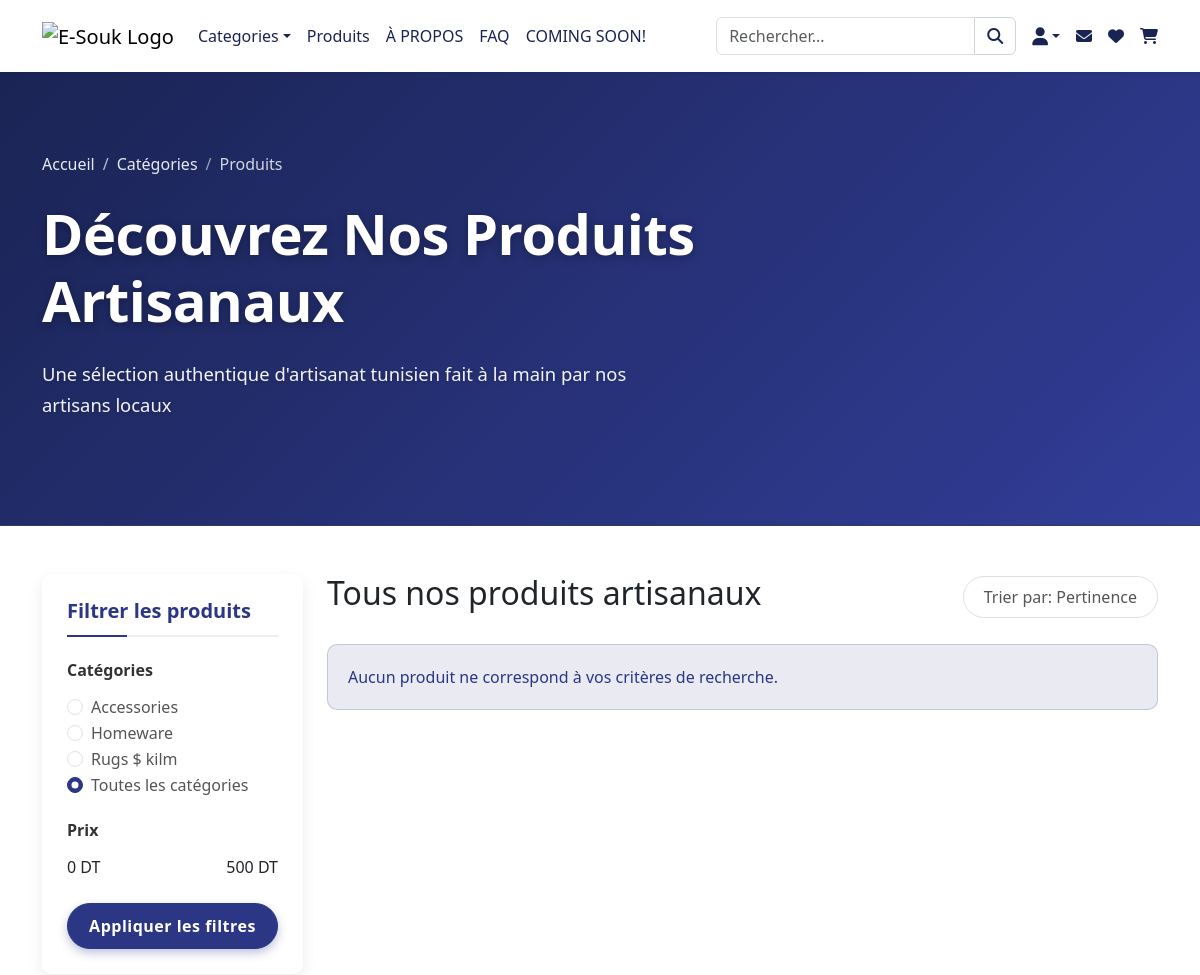
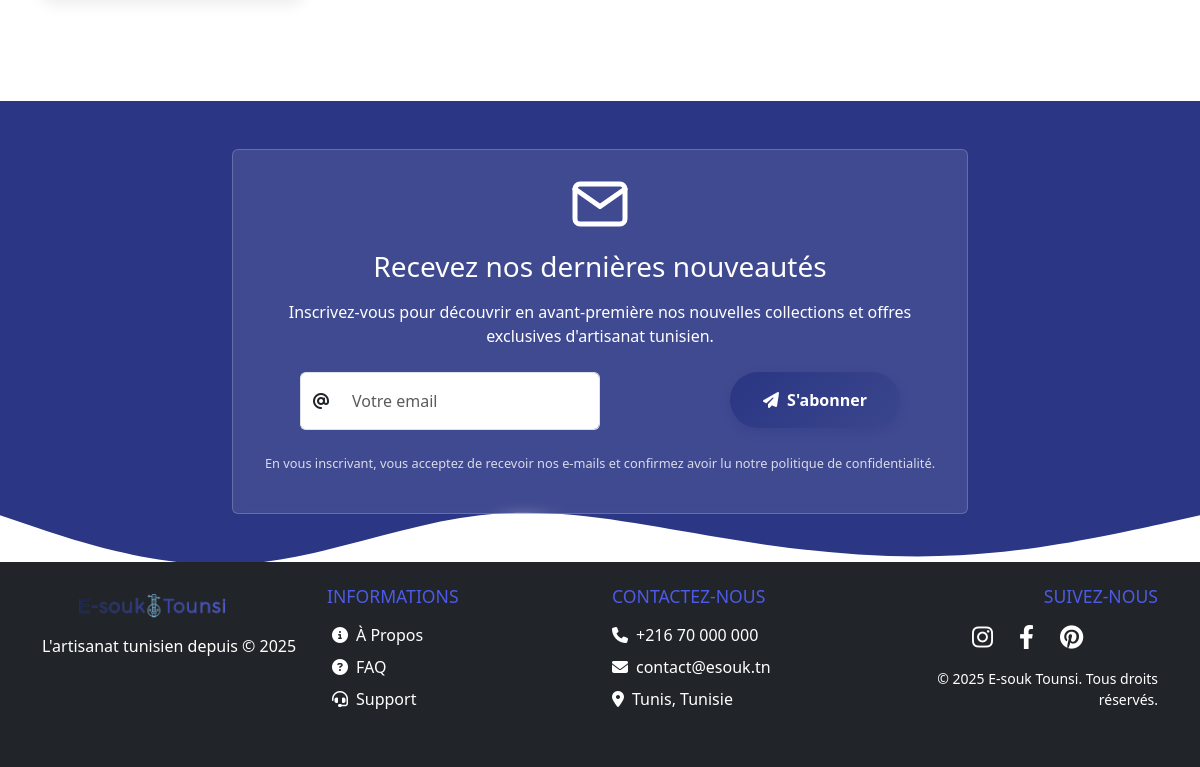
/public/pages/product.php?page=2, run on an earlier commit of the app's database (2 pictures, top to bottom).
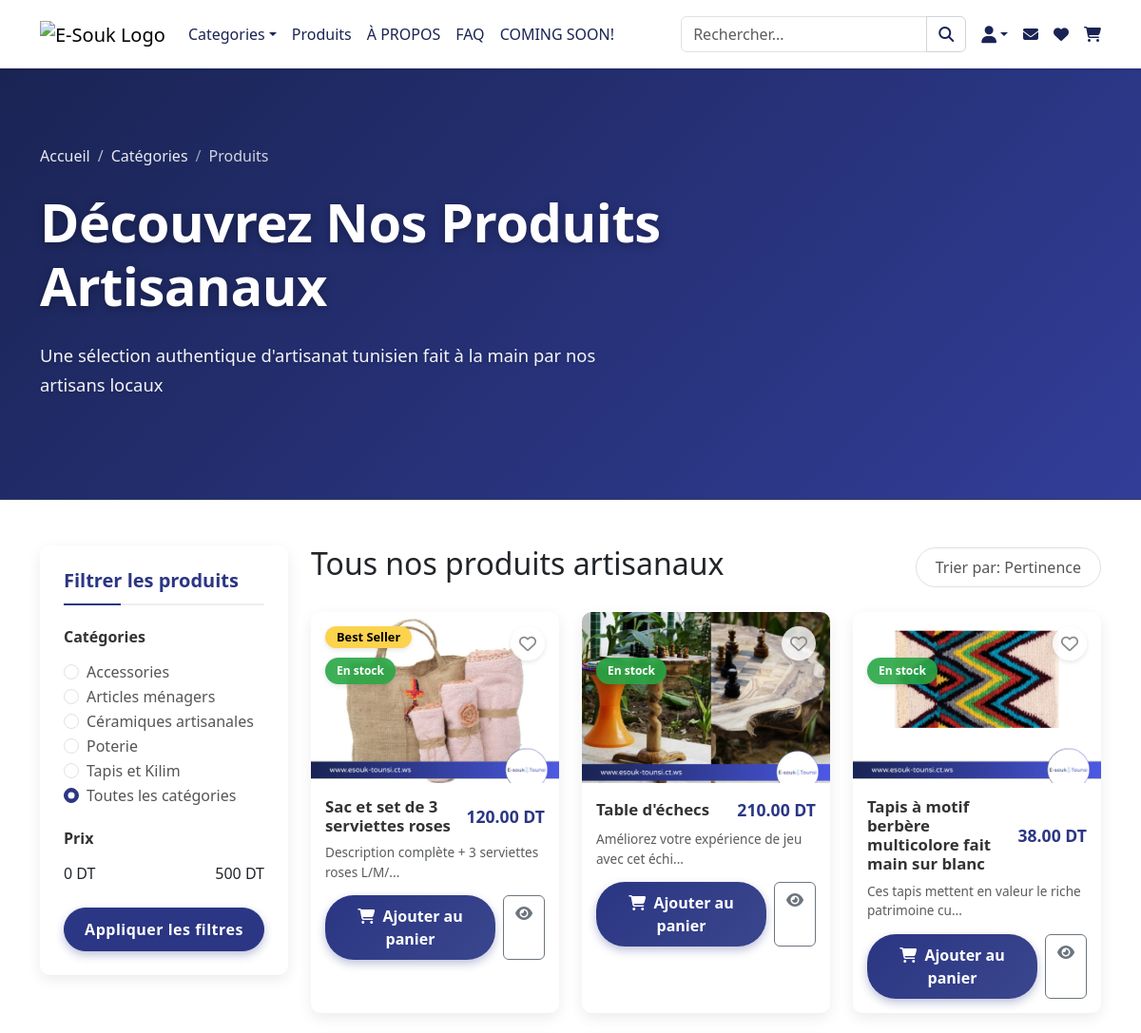
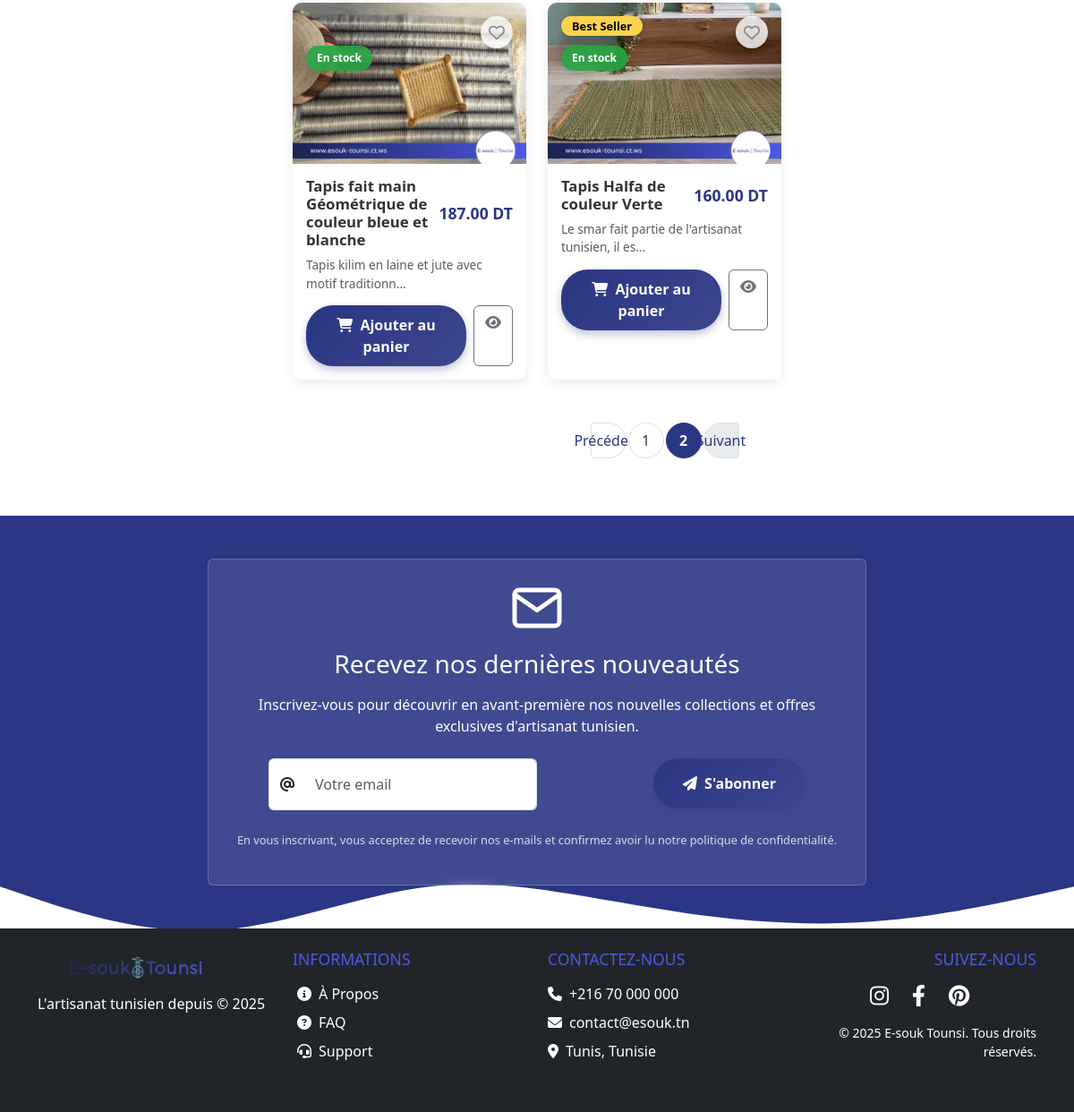
And on a later commit of the database (2 pictures, top to bottom).
### tables this page shows
CREATE TABLE `category` (
  `id_category` int(11) NOT NULL,
  `name` varchar(100) NOT NULL,
  `description` text NOT NULL,
  `image` varchar(255) DEFAULT NULL
);

CREATE TABLE `product` (
  `id_product` int(11) NOT NULL,
  `title` varchar(255) NOT NULL,
  `description` text DEFAULT NULL,
  `price` decimal(10,2) NOT NULL,
  `stock` int(11) DEFAULT 0,
  `image` varchar(255) DEFAULT NULL,
  `is_best_seller` tinyint(1) NOT NULL DEFAULT 0,
  `created_at` datetime DEFAULT current_timestamp(),
  `category_id` int(11) DEFAULT NULL
);

### public/templates/navbar.php (called while the page is built, shortened)
<?php
require_once __DIR__ . '/../../config/init.php';
?>
              <?php
    $stmt = $db->prepare("SELECT id_category, name FROM category ORDER BY name ASC");
    $stmt->execute();
    $categories = $stmt->fetchAll(PDO::FETCH_ASSOC);
    ?>

### public/pages/product.php (the view, shortened to what the changed rows need)
<?php
require_once __DIR__ . '/../../config/init.php';
$categoryFilter = $_GET['category'] ?? null;
$priceMin = isset($_GET['price_min']) ? (int)$_GET['price_min'] : 0;
$priceMax = isset($_GET['price_max']) ? (int)$_GET['price_max'] : 500;
$sort = $_GET['sort'] ?? 'default';
$currentPage = isset($_GET['page']) ? max(1, (int)$_GET['page']) : 1;
$productsPerPage = 12;
$categoryQuery = "SELECT id_category, name FROM category ORDER BY name";
$categoryStmt = $db->prepare($categoryQuery);
$categoryStmt->execute();
$categories = $categoryStmt->fetchAll(PDO::FETCH_ASSOC);
$query = "SELECT p.*, c.name as category_name
          FROM product p
          LEFT JOIN category c ON p.category_id = c.id_category
          WHERE p.price BETWEEN :price_min AND :price_max";
switch ($sort) {
    default:
        $query .= " ORDER BY p.title ASC";
}
$countQuery = str_replace("p.*, c.name as category_name", "COUNT(*) as total", $query);
$countStmt = $db->prepare($countQuery);
$countStmt->bindParam(':price_min', $priceMin, PDO::PARAM_INT);
$countStmt->bindParam(':price_max', $priceMax, PDO::PARAM_INT);
$countStmt->execute();
$totalProducts = $countStmt->fetch(PDO::FETCH_ASSOC)['total'];
$totalPages = ceil($totalProducts / $productsPerPage);
$offset = ($currentPage - 1) * $productsPerPage;
$query .= " LIMIT :limit OFFSET :offset";
$stmt = $db->prepare($query);
$stmt->bindParam(':price_min', $priceMin, PDO::PARAM_INT);
$stmt->bindParam(':price_max', $priceMax, PDO::PARAM_INT);
$stmt->bindParam(':limit', $productsPerPage, PDO::PARAM_INT);
$stmt->bindParam(':offset', $offset, PDO::PARAM_INT);
$stmt->execute();
$filtered_products = $stmt->fetchAll(PDO::FETCH_ASSOC);
function isInWishlist($productId) {
    return false;
}
function buildPaginationUrl($page) {
    $params = $_GET;
    $params['page'] = $page;
    return '?' . http_build_query($params);
}
?>
<!DOCTYPE html>
<html lang="fr">
<head>
    <?php include '../templates/header.php'; ?>
    <link rel="stylesheet" href="../assets/css/product.css">
    <link rel="stylesheet" href="https://cdnjs.cloudflare.com/ajax/libs/noUiSlider/14.7.0/nouislider.min.css">
    <?php include "../templates/navbar.php"; ?>
</head>
<body>
<section class="category-hero-section">
    <div class="container position-relative" style="z-index: 2;">
        <div class="row align-items-center">
            <div class="col-lg-8 text-white">
                <h1 class="hero-title">Découvrez Nos Produits Artisanaux</h1>
            </div>
        </div>
    </div>
</section>
    <section class="container py-5">
        <div class="row">
            <div class="col-lg-3 mb-4">
                <div class="filter-section">
                    <form id="filterForm" method="GET" action="">
                        <div class="mb-4">
                            <?php foreach ($categories as $category): ?>
                            <div class="form-check">
                                <input class="form-check-input" type="radio"
                                    name="category"
                                    id="cat_<?= $category['id_category']; ?>"
                                    value="<?= $category['id_category']; ?>"
                                    <?= ($categoryFilter == $category['id_category']) ? 'checked' : ''; ?> />
                                <label class="form-check-label" for="cat_<?= $category['id_category']; ?>">
                                    <?= htmlspecialchars($category['name']); ?>
                                </label>
                            </div>
                            <?php endforeach; ?>
                        </div>
                    </form>
                </div>
            </div>
            <div class="col-lg-9">
                <div class="d-flex justify-content-between align-items-center mb-4">
                    <h2>Tous nos produits artisanaux</h2>
                </div>
                <div class="row g-4">
                    <?php if (count($filtered_products) > 0): ?>
                        <?php foreach ($filtered_products as $product): ?>
                            <div class="col-md-4 col-6">
                                <div class="card h-100 product-card">
                                    <?php if (isset($product['is_best_seller']) && $product['is_best_seller']): ?>
                                        <span class="badge bg-danger best-seller-badge">Best Seller</span>
                                    <?php endif; ?>
                                    <span class="stock-badge <?= ($product['stock'] > 0) ? 'in-stock' : 'out-of-stock'; ?>">
                                        <?= ($product['stock'] > 0) ? 'En stock' : 'Épuisé'; ?>
                                    </span>
                                    <button class="wishlist-btn" data-product-id="<?= $product['id_product']; ?>">
                                        <i class="<?= isInWishlist($product['id_product']) ? 'fas' : 'far'; ?> fa-heart"></i>
                                    </button>
                                    <a href="product-detail.php?id=<?= $product['id_product']; ?>">
                                        <img src="../../root_uploads/products/<?= htmlspecialchars($product['image']); ?>"
                                            class="card-img-top"
                                            alt="<?= htmlspecialchars($product['title']); ?>" />
                                    </a>
                                    <div class="card-body">
                                        <div class="card-title-row">
                                            <h5 class="card-title"><?= htmlspecialchars($product['title']); ?></h5>
                                            <span class="price"><?= number_format($product['price'], 2); ?> DT</span>
                                        </div>
                                        <p class="card-text small text-muted">
                                            <?= htmlspecialchars(substr($product['description'], 0, 50)); ?>...
                                        </p>
                                        <div class="d-flex gap-2">
                                            <button class="btn btn-dark flex-grow-1 add-to-cart-btn" data-product-id="<?= $product['id_product']; ?>">
                                                <i class="fas fa-shopping-cart me-1"></i> Ajouter au panier
                                            </button>
                                            <a href="product-detail.php?id=<?= $product['id_product']; ?>" class="btn btn-outline-secondary">
                                                <i class="fas fa-eye"></i>
                                            </a>
                                        </div>
                                    </div>
                                </div>
                            </div>
                        <?php endforeach; ?>
                    <?php else: ?>
                        <div class="col-12">
                            <div class="alert alert-info">
                                Aucun produit ne correspond à vos critères de recherche.
                            </div>
                        </div>
                    <?php endif; ?>
                </div>
                <?php if ($totalPages > 1): ?>
                <nav class="mt-5">
                    <ul class="pagination justify-content-center">
                        <li class="page-item <?= ($currentPage <= 1) ? 'disabled' : ''; ?>">
                            <?php if ($currentPage > 1): ?>
                                <a class="page-link" href="<?= buildPaginationUrl($currentPage - 1); ?>">Précédent</a>
                            <?php else: ?>
                                <span class="page-link">Précédent</span>
                            <?php endif; ?>
                        </li>
                        <?php for ($i = 1; $i <= $totalPages; $i++): ?>
                            <li class="page-item <?= ($i == $currentPage) ? 'active' : ''; ?>">
                                <a class="page-link" href="<?= buildPaginationUrl($i); ?>"><?= $i; ?></a>
                            </li>
                        <?php endfor; ?>
                        <li class="page-item <?= ($currentPage >= $totalPages) ? 'disabled' : ''; ?>">
                            <?php if ($currentPage < $totalPages): ?>
                                <a class="page-link" href="<?= buildPaginationUrl($currentPage + 1); ?>">Suivant</a>
                            <?php else: ?>
                                <span class="page-link">Suivant</span>
                            <?php endif; ?>
                        </li>
                    </ul>
                </nav>
                <?php endif; ?>
            </div>
        </div>
    </section>
    <?php include "../templates/newsletter.php"; ?>
    <?php include "../templates/footer.php"; ?>
</body>
</html>

### public/templates/newsletter.php (shortened to what the changed rows need)
<section class="newsletter-section py-5">
    <div class="newsletter-shape">
    </div>
</section>

What changed in the data, as far as the page shows it:
changed category: id_category "☐ Homeware" → "☐ Articles ménagers"; name "Homeware" → "Articles ménagers"
added category: id_category "☐ Céramiques artisanales", name "Céramiques artisanales"
added category: id_category "☐ Poterie", name "Poterie"
changed category: id_category "☐ Rugs $ kilm" → "☐ Tapis et Kilim"; name "Rugs $ kilm" → "Tapis et Kilim"
added product: is_best_seller "Best Seller", stock "En stock", image (picture), title "Sac et set de 3 serviettes roses", price "120.00", description "Description complète + 3 serviettes roses L/M/"
added product: stock "En stock", image (picture), title "Table d'échecs", price "210.00", description "Améliorez votre expérience de jeu avec cet échi"
added product: stock "En stock", image (picture), title "Tapis à motif berbère multicolore fait main sur blanc", price "38.00", description "Ces tapis mettent en valeur le riche patrimoine cu"
added product: stock "En stock", image (picture), title "Tapis fait main Géométrique de couleur bleue et blanche", price "187.00", description "Tapis kilim en laine et jute avec motif traditionn"
added product: is_best_seller "Best Seller", stock "En stock", image (picture), title "Tapis Halfa de couleur Verte", price "160.00", description "Le smar fait partie de l'artisanat tunisien, il es"
Also different on the page:
text no longer shown: "Aucun produit ne correspond à vos critères de recherche."
text now shown: "Précédent Suivant"
new list line: "1"
new list line: "2"
